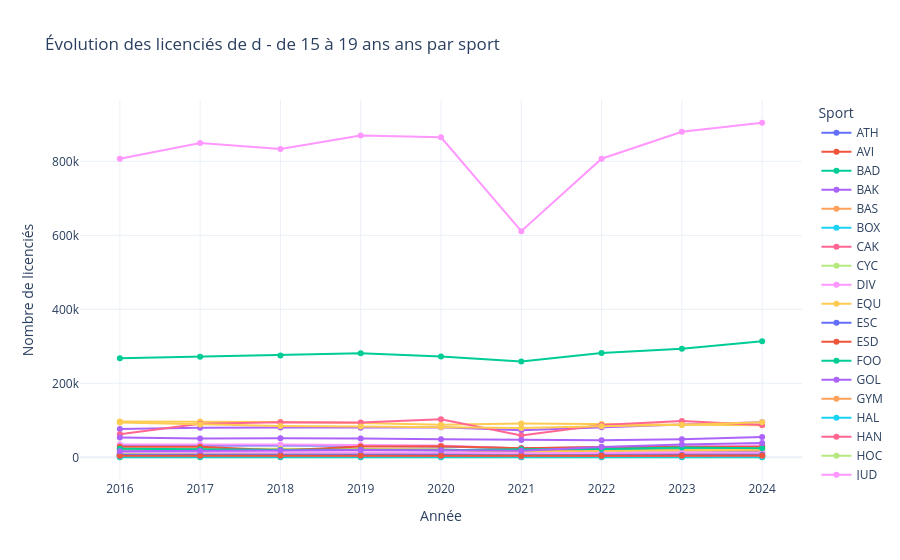

Notebook code for this chart:
### Code cell
# --- Préparer les options pour les widgets ---
ages = sorted(data_licences["tranche_age"].dropna().unique())
sports = sorted(data_licences["code_sport"].dropna().unique())
annees = sorted(data_licences["annee"].dropna().unique())

age_widget = widgets.Dropdown(options=ages, description="Âge :", value=ages[0])
sport_widget = widgets.Dropdown(options=["all"] + sports, description="Sport :", value="all")
annee_widget = widgets.Dropdown(options=["all"] + list(annees), description="Année :", value="all")

# --- Fonction pour filtrer et préparer les données ---
def filter_data(df, age, sport, annee):
    df_filtered = df[df["tranche_age"] == age]
    
    if sport != "all":
        df_filtered = df_filtered[df_filtered["code_sport"] == sport]
        
    if annee != "all":
        df_filtered = df_filtered[df_filtered["annee"] == annee]
    
    table = (
        df_filtered.groupby(["annee", "code_sport"])["licences_annuelles"]
        .sum()
        .reset_index()
    )
    return table

# --- Fonction pour tracer avec Plotly ---
def plot_licencies_age_interactive(age, sport, annee):
    df_plot = filter_data(data_licences, age, sport, annee)
    if df_plot.empty:
        fig = px.line(title=f"Aucune donnée pour l'âge {age} ans avec ce filtre")
    else:
        fig = px.line(
            df_plot,
            x="annee",
            y="licences_annuelles",
            color="code_sport",
            markers=True,
            title=f"Évolution des licenciés de {age} ans par sport"
        )
    fig.update_layout(
        xaxis_title="Année",
        yaxis_title="Nombre de licenciés",
        legend_title="Sport",
        template="plotly_white"
    )
    fig.show()

# --- Callback pour mettre à jour le graphique ---
def update_graph(change=None):
    clear_output(wait=True)
    display(age_widget, sport_widget, annee_widget)
    plot_licencies_age_interactive(age_widget.value, sport_widget.value, annee_widget.value)

# --- Lier les widgets ---
age_widget.observe(update_graph, names='value')
sport_widget.observe(update_graph, names='value')
annee_widget.observe(update_graph, names='value')

# --- Affichage initial ---
display(age_widget, sport_widget, annee_widget)
update_graph()

### Figure 1 — Plotly figure (JSON) as saved in the notebook; plotly's stock layout.template omitted (floating-point values rounded to 4 significant figures)
{"data": [{"hovertemplate": "code_sport=ATH<br>annee=%{x}<br>licences_annuelles=%{y}<extra></extra>", "legendgroup": "ATH", "line": {"color": "#636efa", "dash": "solid"}, "marker": {"symbol": "circle"}, "mode": "lines+markers", "name": "ATH", "orientation": "v", "showlegend": true, "type": "scatter", "x": [2016, 2017, 2018, 2019, 2020, 2021, 2022, 2023, 2024], "xaxis": "x", "y": [31272, 32073, 31925, 31351, 29127, 24207, 26799, 28102, 31055], "yaxis": "y"}, {"hovertemplate": "code_sport=AVI<br>annee=%{x}<br>licences_annuelles=%{y}<extra></extra>", "legendgroup": "AVI", "line": {"color": "#EF553B", "dash": "solid"}, "marker": {"symbol": "circle"}, "mode": "lines+markers", "name": "AVI", "orientation": "v", "showlegend": true, "type": "scatter", "x": [2016, 2017, 2018, 2019, 2020, 2021, 2022, 2023, 2024], "xaxis": "x", "y": [6227, 6008, 5032, 5037, 4796, 4339, 4504, 4134, 4213], "yaxis": "y"}, {"hovertemplate": "code_sport=BAD<br>annee=%{x}<br>licences_annuelles=%{y}<extra></extra>", "legendgroup": "BAD", "line": {"color": "#00cc96", "dash": "solid"}, "marker": {"symbol": "circle"}, "mode": "lines+markers", "name": "BAD", "orientation": "v", "showlegend": true, "type": "scatter", "x": [2016, 2017, 2018, 2019, 2020, 2021, 2022, 2023, 2024], "xaxis": "x", "y": [21751, 22000, 21142, 21214, 20943, 15795, 19933, 21626, 22697], "yaxis": "y"}, {"hovertemplate": "code_sport=BAK<br>annee=%{x}<br>licences_annuelles=%{y}<extra></extra>", "legendgroup": "BAK", "line": {"color": "#ab63fa", "dash": "solid"}, "marker": {"symbol": "circle"}, "mode": "lines+markers", "name": "BAK", "orientation": "v", "showlegend": true, "type": "scatter", "x": [2016, 2017, 2018, 2019, 2020, 2021, 2022, 2023, 2024], "xaxis": "x", "y": [76751, 79683, 80413, 79921, 81150, 72885, 81371, 88994, 94579], "yaxis": "y"}, {"hovertemplate": "code_sport=BAS<br>annee=%{x}<br>licences_annuelles=%{y}<extra></extra>", "legendgroup": "BAS", "line": {"color": "#FFA15A", "dash": "solid"}, "marker": {"symbol": "circle"}, "mode": "lines+markers", "name": "BAS", "orientation": "v", "showlegend": true, "type": "scatter", "x": [2016, 2017, 2018, 2019, 2020, 2021, 2022, 2023, 2024], "xaxis": "x", "y": [1907, 2119, 2277, 1920, 1742, 1692, 1811, 1439, 1382], "yaxis": "y"}, {"hovertemplate": "code_sport=BOX<br>annee=%{x}<br>licences_annuelles=%{y}<extra></extra>", "legendgroup": "BOX", "line": {"color": "#19d3f3", "dash": "solid"}, "marker": {"symbol": "circle"}, "mode": "lines+markers", "name": "BOX", "orientation": "v", "showlegend": true, "type": "scatter", "x": [2016, 2017, 2018, 2019, 2020, 2021, 2022, 2023, 2024], "xaxis": "x", "y": [9244, 10517, 11414, 10388, 9737, 4088, 8673, 11990, 15710], "yaxis": "y"}, {"hovertemplate": "code_sport=CAK<br>annee=%{x}<br>licences_annuelles=%{y}<extra></extra>", "legendgroup": "CAK", "line": {"color": "#FF6692", "dash": "solid"}, "marker": {"symbol": "circle"}, "mode": "lines+markers", "name": "CAK", "orientation": "v", "showlegend": true, "type": "scatter", "x": [2016, 2017, 2018, 2019, 2020, 2021, 2022, 2023, 2024], "xaxis": "x", "y": [5146, 5819, 4521, 9203, 8382, 4032, 3964, 3964, 3589], "yaxis": "y"}, {"hovertemplate": "code_sport=CYC<br>annee=%{x}<br>licences_annuelles=%{y}<extra></extra>", "legendgroup": "CYC", "line": {"color": "#B6E880", "dash": "solid"}, "marker": {"symbol": "circle"}, "mode": "lines+markers", "name": "CYC", "orientation": "v", "showlegend": true, "type": "scatter", "x": [2016, 2017, 2018, 2019, 2020, 2021, 2022, 2023, 2024], "xaxis": "x", "y": [12134, 12160, 12401, 12151, 11528, 11588, 11982, 11865, 12094], "yaxis": "y"}, {"hovertemplate": "code_sport=DIV<br>annee=%{x}<br>licences_annuelles=%{y}<extra></extra>", "legendgroup": "DIV", "line": {"color": "#FF97FF", "dash": "solid"}, "marker": {"symbol": "circle"}, "mode": "lines+markers", "name": "DIV", "orientation": "v", "showlegend": true, "type": "scatter", "x": [2016, 2017, 2018, 2019, 2020, 2021, 2022, 2023, 2024], "xaxis": "x", "y": [807212, 849417, 833735, 870249, 865350, 611443, 807255, 880231, 904499], "yaxis": "y"}, {"hovertemplate": "code_sport=EQU<br>annee=%{x}<br>licences_annuelles=%{y}<extra></extra>", "legendgroup": "EQU", "line": {"color": "#FECB52", "dash": "solid"}, "marker": {"symbol": "circle"}, "mode": "lines+markers", "name": "EQU", "orientation": "v", "showlegend": true, "type": "scatter", "x": [2016, 2017, 2018, 2019, 2020, 2021, 2022, 2023, 2024], "xaxis": "x", "y": [96925, 96895, 95773, 92665, 88198, 91266, 89956, 87643, 86990], "yaxis": "y"}, {"hovertemplate": "code_sport=ESC<br>annee=%{x}<br>licences_annuelles=%{y}<extra></extra>", "legendgroup": "ESC", "line": {"color": "#636efa", "dash": "solid"}, "marker": {"symbol": "circle"}, "mode": "lines+markers", "name": "ESC", "orientation": "v", "showlegend": true, "type": "scatter", "x": [2016, 2017, 2018, 2019, 2020, 2021, 2022, 2023, 2024], "xaxis": "x", "y": [5753, 6388, 5887, 5663, 5402, 4558, 5413, 5701, 6006], "yaxis": "y"}, {"hovertemplate": "code_sport=ESD<br>annee=%{x}<br>licences_annuelles=%{y}<extra></extra>", "legendgroup": "ESD", "line": {"color": "#EF553B", "dash": "solid"}, "marker": {"symbol": "circle"}, "mode": "lines+markers", "name": "ESD", "orientation": "v", "showlegend": true, "type": "scatter", "x": [2016, 2017, 2018, 2019, 2020, 2021, 2022, 2023, 2024], "xaxis": "x", "y": [9476, 9903, 10565, 10903, 11260, 9256, 10709, 11814, 13287], "yaxis": "y"}, {"hovertemplate": "code_sport=FOO<br>annee=%{x}<br>licences_annuelles=%{y}<extra></extra>", "legendgroup": "FOO", "line": {"color": "#00cc96", "dash": "solid"}, "marker": {"symbol": "circle"}, "mode": "lines+markers", "name": "FOO", "orientation": "v", "showlegend": true, "type": "scatter", "x": [2016, 2017, 2018, 2019, 2020, 2021, 2022, 2023, 2024], "xaxis": "x", "y": [267555, 271980, 275154, 281481, 272657, 258929, 282259, 293561, 313823], "yaxis": "y"}, {"hovertemplate": "code_sport=GOL<br>annee=%{x}<br>licences_annuelles=%{y}<extra></extra>", "legendgroup": "GOL", "line": {"color": "#ab63fa", "dash": "solid"}, "marker": {"symbol": "circle"}, "mode": "lines+markers", "name": "GOL", "orientation": "v", "showlegend": true, "type": "scatter", "x": [2016, 2017, 2018, 2019, 2020, 2021, 2022, 2023, 2024], "xaxis": "x", "y": [10409, 10237, 10327, 10829, 9800, 11285, 11160, 12142, 12571], "yaxis": "y"}, {"hovertemplate": "code_sport=GYM<br>annee=%{x}<br>licences_annuelles=%{y}<extra></extra>", "legendgroup": "GYM", "line": {"color": "#FFA15A", "dash": "solid"}, "marker": {"symbol": "circle"}, "mode": "lines+markers", "name": "GYM", "orientation": "v", "showlegend": true, "type": "scatter", "x": [2016, 2017, 2018, 2019, 2020, 2021, 2022, 2023, 2024], "xaxis": "x", "y": [20901, 21131, 20807, 20783, 20726, 17483, 17100, 18240, 19389], "yaxis": "y"}, {"hovertemplate": "code_sport=HAL<br>annee=%{x}<br>licences_annuelles=%{y}<extra></extra>", "legendgroup": "HAL", "line": {"color": "#19d3f3", "dash": "solid"}, "marker": {"symbol": "circle"}, "mode": "lines+markers", "name": "HAL", "orientation": "v", "showlegend": true, "type": "scatter", "x": [2016, 2017, 2018, 2019, 2020, 2021, 2022, 2023, 2024], "xaxis": "x", "y": [4755, 4372, 3418, 2916, 2689, 1479, 2687, 3233, 3196], "yaxis": "y"}, {"hovertemplate": "code_sport=HAN<br>annee=%{x}<br>licences_annuelles=%{y}<extra></extra>", "legendgroup": "HAN", "line": {"color": "#FF6692", "dash": "solid"}, "marker": {"symbol": "circle"}, "mode": "lines+markers", "name": "HAN", "orientation": "v", "showlegend": true, "type": "scatter", "x": [2016, 2017, 2018, 2019, 2020, 2021, 2022, 2023, 2024], "xaxis": "x", "y": [62582, 90722, 95036, 94300, 103080, 58731, 87326, 98226, 87486], "yaxis": "y"}, {"hovertemplate": "code_sport=HOC<br>annee=%{x}<br>licences_annuelles=%{y}<extra></extra>", "legendgroup": "HOC", "line": {"color": "#B6E880", "dash": "solid"}, "marker": {"symbol": "circle"}, "mode": "lines+markers", "name": "HOC", "orientation": "v", "showlegend": true, "type": "scatter", "x": [2016, 2017, 2018, 2019, 2020, 2021, 2022, 2023, 2024], "xaxis": "x", "y": [2127, 2185, 2231, 2369, 1889, 1152, 1928, 2035, 2060], "yaxis": "y"}, {"hovertemplate": "code_sport=JUD<br>annee=%{x}<br>licences_annuelles=%{y}<extra></extra>", "legendgroup": "JUD", "line": {"color": "#FF97FF", "dash": "solid"}, "marker": {"symbol": "circle"}, "mode": "lines+markers", "name": "JUD", "orientation": "v", "showlegend": true, "type": "scatter", "x": [2016, 2017, 2018, 2019, 2020, 2021, 2022, 2023, 2024], "xaxis": "x", "y": [34389, 35135, 34471, 33378, 32143, 24158, 27515, 29331, 32216], "yaxis": "y"}, {"hovertemplate": "code_sport=KAR<br>annee=%{x}<br>licences_annuelles=%{y}<extra></extra>", "legendgroup": "KAR", "line": {"color": "#FECB52", "dash": "solid"}, "marker": {"symbol": "circle"}, "mode": "lines+markers", "name": "KAR", "orientation": "v", "showlegend": true, "type": "scatter", "x": [2016, 2017, 2018, 2019, 2020, 2021, 2022, 2023, 2024], "xaxis": "x", "y": [23334, 23534, 23077, 21698, 20470, 13521, 17388, 19281, 21408], "yaxis": "y"}, {"hovertemplate": "code_sport=LUT<br>annee=%{x}<br>licences_annuelles=%{y}<extra></extra>", "legendgroup": "LUT", "line": {"color": "#636efa", "dash": "solid"}, "marker": {"symbol": "circle"}, "mode": "lines+markers", "name": "LUT", "orientation": "v", "showlegend": true, "type": "scatter", "x": [2016, 2017, 2018, 2019, 2020, 2021, 2022, 2023, 2024], "xaxis": "x", "y": [2195, 2195, 2191, 2422, 2525, 1870, 3144, 4809, 6045], "yaxis": "y"}, {"hovertemplate": "code_sport=NAT<br>annee=%{x}<br>licences_annuelles=%{y}<extra></extra>", "legendgroup": "NAT", "line": {"color": "#EF553B", "dash": "solid"}, "marker": {"symbol": "circle"}, "mode": "lines+markers", "name": "NAT", "orientation": "v", "showlegend": true, "type": "scatter", "x": [2016, 2017, 2018, 2019, 2020, 2021, 2022, 2023, 2024], "xaxis": "x", "y": [28613, 28499, 18517, 29440, 29718, 24250, 28085, 28581, 28441], "yaxis": "y"}, {"hovertemplate": "code_sport=PEN<br>annee=%{x}<br>licences_annuelles=%{y}<extra></extra>", "legendgroup": "PEN", "line": {"color": "#00cc96", "dash": "solid"}, "marker": {"symbol": "circle"}, "mode": "lines+markers", "name": "PEN", "orientation": "v", "showlegend": true, "type": "scatter", "x": [2016, 2017, 2018, 2019, 2020, 2021, 2022, 2023, 2024], "xaxis": "x", "y": [215, 225, 187, 194, 276, 222, 320, 307, 295], "yaxis": "y"}, {"hovertemplate": "code_sport=RUG<br>annee=%{x}<br>licences_annuelles=%{y}<extra></extra>", "legendgroup": "RUG", "line": {"color": "#ab63fa", "dash": "solid"}, "marker": {"symbol": "circle"}, "mode": "lines+markers", "name": "RUG", "orientation": "v", "showlegend": true, "type": "scatter", "x": [2016, 2017, 2018, 2019, 2020, 2021, 2022, 2023, 2024], "xaxis": "x", "y": [53355, 51036, 51389, 51068, 48676, 46618, 46135, 48845, 55099], "yaxis": "y"}, {"hovertemplate": "code_sport=SKT<br>annee=%{x}<br>licences_annuelles=%{y}<extra></extra>", "legendgroup": "SKT", "line": {"color": "#FFA15A", "dash": "solid"}, "marker": {"symbol": "circle"}, "mode": "lines+markers", "name": "SKT", "orientation": "v", "showlegend": true, "type": "scatter", "x": [2016, 2017, 2018, 2019, 2020, 2021, 2022, 2023, 2024], "xaxis": "x", "y": [4605, 4670, 4601, 4995, 5002, 4134, 5067, 5555, 6036], "yaxis": "y"}, {"hovertemplate": "code_sport=SUR<br>annee=%{x}<br>licences_annuelles=%{y}<extra></extra>", "legendgroup": "SUR", "line": {"color": "#19d3f3", "dash": "solid"}, "marker": {"symbol": "circle"}, "mode": "lines+markers", "name": "SUR", "orientation": "v", "showlegend": true, "type": "scatter", "x": [2016, 2017, 2018, 2019, 2020, 2021, 2022, 2023, 2024], "xaxis": "x", "y": [2552, 2465, 2379, 2085, 1652, 1832, 1764, 1799, 1671], "yaxis": "y"}, {"hovertemplate": "code_sport=TAE<br>annee=%{x}<br>licences_annuelles=%{y}<extra></extra>", "legendgroup": "TAE", "line": {"color": "#FF6692", "dash": "solid"}, "marker": {"symbol": "circle"}, "mode": "lines+markers", "name": "TAE", "orientation": "v", "showlegend": true, "type": "scatter", "x": [2016, 2017, 2018, 2019, 2020, 2021, 2022, 2023, 2024], "xaxis": "x", "y": [5528, 5368, 5383, 4819, 4548, 2909, 3988, 4566, 5047], "yaxis": "y"}, {"hovertemplate": "code_sport=TAR<br>annee=%{x}<br>licences_annuelles=%{y}<extra></extra>", "legendgroup": "TAR", "line": {"color": "#B6E880", "dash": "solid"}, "marker": {"symbol": "circle"}, "mode": "lines+markers", "name": "TAR", "orientation": "v", "showlegend": true, "type": "scatter", "x": [2016, 2017, 2018, 2019, 2020, 2021, 2022, 2023, 2024], "xaxis": "x", "y": [8619, 8506, 7924, 7563, 7146, 5600, 6513, 6813, 7308], "yaxis": "y"}, {"hovertemplate": "code_sport=TDT<br>annee=%{x}<br>licences_annuelles=%{y}<extra></extra>", "legendgroup": "TDT", "line": {"color": "#FF97FF", "dash": "solid"}, "marker": {"symbol": "circle"}, "mode": "lines+markers", "name": "TDT", "orientation": "v", "showlegend": true, "type": "scatter", "x": [2016, 2017, 2018, 2019, 2020, 2021, 2022, 2023, 2024], "xaxis": "x", "y": [14484, 14235, 13782, 13320, 13333, 10987, 12345, 12838, 12601], "yaxis": "y"}, {"hovertemplate": "code_sport=TEN<br>annee=%{x}<br>licences_annuelles=%{y}<extra></extra>", "legendgroup": "TEN", "line": {"color": "#FECB52", "dash": "solid"}, "marker": {"symbol": "circle"}, "mode": "lines+markers", "name": "TEN", "orientation": "v", "showlegend": true, "type": "scatter", "x": [2016, 2017, 2018, 2019, 2020, 2021, 2022, 2023, 2024], "xaxis": "x", "y": [93826, 88671, 84825, 83385, 82247, 79260, 83916, 88301, 95039], "yaxis": "y"}, {"hovertemplate": "code_sport=TIR<br>annee=%{x}<br>licences_annuelles=%{y}<extra></extra>", "legendgroup": "TIR", "line": {"color": "#636efa", "dash": "solid"}, "marker": {"symbol": "circle"}, "mode": "lines+markers", "name": "TIR", "orientation": "v", "showlegend": true, "type": "scatter", "x": [2016, 2017, 2018, 2019, 2020, 2021, 2022, 2023, 2024], "xaxis": "x", "y": [6173, 6649, 6503, 6408, 6225, 5516, 6785, 6411, 6771], "yaxis": "y"}, {"hovertemplate": "code_sport=TRI<br>annee=%{x}<br>licences_annuelles=%{y}<extra></extra>", "legendgroup": "TRI", "line": {"color": "#EF553B", "dash": "solid"}, "marker": {"symbol": "circle"}, "mode": "lines+markers", "name": "TRI", "orientation": "v", "showlegend": true, "type": "scatter", "x": [2016, 2017, 2018, 2019, 2020, 2021, 2022, 2023, 2024], "xaxis": "x", "y": [4328, 3995, 4368, 4648, 4794, 4199, 4575, 4695, 5202], "yaxis": "y"}, {"hovertemplate": "code_sport=VOI<br>annee=%{x}<br>licences_annuelles=%{y}<extra></extra>", "legendgroup": "VOI", "line": {"color": "#00cc96", "dash": "solid"}, "marker": {"symbol": "circle"}, "mode": "lines+markers", "name": "VOI", "orientation": "v", "showlegend": true, "type": "scatter", "x": [2016, 2017, 2018, 2019, 2020, 2021, 2022, 2023, 2024], "xaxis": "x", "y": [23201, 21577, 20538, 20782, 19176, 21922, 22422, 26748, 24746], "yaxis": "y"}, {"hovertemplate": "code_sport=VOL<br>annee=%{x}<br>licences_annuelles=%{y}<extra></extra>", "legendgroup": "VOL", "line": {"color": "#ab63fa", "dash": "solid"}, "marker": {"symbol": "circle"}, "mode": "lines+markers", "name": "VOL", "orientation": "v", "showlegend": true, "type": "scatter", "x": [2016, 2017, 2018, 2019, 2020, 2021, 2022, 2023, 2024], "xaxis": "x", "y": [16275, 17834, 18795, 19843, 19438, 17705, 27973, 34708, 38825], "yaxis": "y"}], "layout": {"legend": {"title": {"text": "Sport"}, "tracegroupgap": 0}, "title": {"text": "Évolution des licenciés de d - de 15 à 19 ans ans par sport"}, "xaxis": {"anchor": "y", "domain": [0, 1], "title": {"text": "Année"}}, "yaxis": {"anchor": "x", "domain": [0, 1], "title": {"text": "Nombre de licenciés"}}}}
